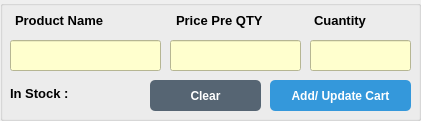
        <widget class="QGroupBox" name="groupBox_7">
         <property name="geometry">
          <rect>
           <x>380</x>
           <y>360</y>
           <width>421</width>
           <height>121</height>
          </rect>
         </property>
         <property name="title">
          <string/>
         </property>
         <widget class="QLineEdit" name="Product_Name_Bill_Area">
          <property name="geometry">
           <rect>
            <x>10</x>
            <y>40</y>
            <width>151</width>
            <height>31</height>
           </rect>
          </property>
          <property name="styleSheet">
           <string notr="true">background-color: rgb(255, 255, 206);</string>
          </property>
         </widget>
         <widget class="QLineEdit" name="Price_PreQty_Bill_Area">
          <property name="geometry">
           <rect>
            <x>170</x>
            <y>40</y>
            <width>131</width>
            <height>31</height>
           </rect>
          </property>
          <property name="styleSheet">
           <string notr="true">background-color: rgb(255, 255, 206);</string>
          </property>
         </widget>
         <widget class="QLineEdit" name="Cuantity_Bill_Area">
          <property name="geometry">
           <rect>
            <x>310</x>
            <y>40</y>
            <width>101</width>
            <height>31</height>
           </rect>
          </property>
          <property name="styleSheet">
           <string notr="true">background-color: rgb(255, 255, 206);</string>
          </property>
         </widget>
         <widget class="QPushButton" name="Supplier_Clear_Btn_2">
          <property name="geometry">
           <rect>
            <x>150</x>
            <y>80</y>
            <width>111</width>
            <height>31</height>
           </rect>
          </property>
          <property name="font">
           <font>
            <weight>75</weight>
            <bold>true</bold>
           </font>
          </property>
          <property name="cursor">
           <cursorShape>PointingHandCursor</cursorShape>
          </property>
          <property name="styleSheet">
           <string notr="true">QPushButton{
  background-color: rgb(86, 101, 115);
  color: rgb(255, 255, 255);
  border-radius: 5px;
}
QPushButton::pressed{
	padding-left:5px;
	padding-top: 5px;
	background-color: rgb(128, 139, 150);
}</string>
          </property>
          <property name="text">
           <string>Clear</string>
          </property>
         </widget>
         <widget class="QPushButton" name="Add_Update_Cart_Btn">
          <property name="geometry">
           <rect>
            <x>270</x>
            <y>80</y>
            <width>141</width>
            <height>31</height>
           </rect>
          </property>
          <property name="font">
           <font>
            <weight>75</weight>
            <bold>true</bold>
           </font>
          </property>
          <property name="cursor">
           <cursorShape>PointingHandCursor</cursorShape>
          </property>
          <property name="styleSheet">
           <string notr="true">QPushButton{
  background-color: rgb(52, 152, 219);
  color: rgb(255, 255, 255);
  border-radius: 5px;
}
QPushButton::pressed{
	padding-left:5px;
	padding-top: 5px;
	background-color: rgb(93, 173, 226);
}</string>
          </property>
          <property name="text">
           <string>Add/ Update Cart</string>
          </property>
         </widget>
         <widget class="QLabel" name="label_42">
          <property name="geometry">
           <rect>
            <x>176</x>
            <y>10</y>
            <width>91</width>
            <height>21</height>
           </rect>
          </property>
          <property name="font">
           <font>
            <pointsize>10</pointsize>
            <weight>75</weight>
            <bold>true</bold>
           </font>
          </property>
          <property name="text">
           <string>Price Pre QTY</string>
          </property>
         </widget>
         <widget class="QLabel" name="label_43">
          <property name="geometry">
           <rect>
            <x>15</x>
            <y>10</y>
            <width>91</width>
            <height>21</height>
           </rect>
          </property>
          <property name="font">
           <font>
            <pointsize>10</pointsize>
            <weight>75</weight>
            <bold>true</bold>
           </font>
          </property>
          <property name="text">
           <string>Product Name</string>
          </property>
         </widget>
         <widget class="QLabel" name="label_44">
          <property name="geometry">
           <rect>
            <x>314</x>
            <y>10</y>
            <width>91</width>
            <height>21</height>
           </rect>
          </property>
          <property name="font">
           <font>
            <pointsize>10</pointsize>
            <weight>75</weight>
            <bold>true</bold>
           </font>
          </property>
          <property name="text">
           <string>Cuantity</string>
          </property>
         </widget>
         <widget class="QLabel" name="In_Stock_Title">
          <property name="geometry">
           <rect>
            <x>10</x>
            <y>83</y>
            <width>71</width>
            <height>21</height>
           </rect>
          </property>
          <property name="font">
           <font>
            <pointsize>10</pointsize>
            <weight>75</weight>
            <bold>true</bold>
           </font>
          </property>
          <property name="text">
           <string>In Stock :</string>
          </property>
         </widget>
         <widget class="QLabel" name="In_Stock">
          <property name="geometry">
           <rect>
            <x>84</x>
            <y>84</y>
            <width>51</width>
            <height>20</height>
           </rect>
          </property>
          <property name="font">
           <font>
            <pointsize>12</pointsize>
            <weight>75</weight>
            <bold>true</bold>
           </font>
          </property>
          <property name="styleSheet">
           <string notr="true">color: rgb(255, 0, 0);</string>
          </property>
          <property name="text">
           <string/>
          </property>
         </widget>
        </widget>
